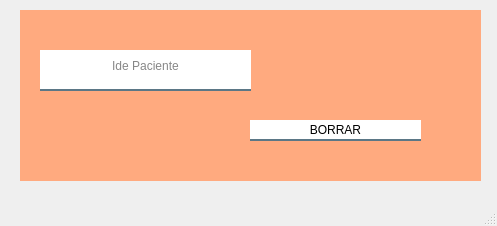
<?xml version="1.0" encoding="UTF-8"?>
<ui version="4.0">
 <class>MainWindow</class>
 <widget class="QMainWindow" name="MainWindow">
  <property name="geometry">
   <rect>
    <x>0</x>
    <y>0</y>
    <width>497</width>
    <height>226</height>
   </rect>
  </property>
  <property name="windowTitle">
   <string>MainWindow</string>
  </property>
  <widget class="QWidget" name="centralwidget">
   <widget class="QWidget" name="widget" native="true">
    <property name="geometry">
     <rect>
      <x>20</x>
      <y>10</y>
      <width>461</width>
      <height>171</height>
     </rect>
    </property>
    <property name="styleSheet">
     <string notr="true">background-color: rgb(255, 170, 127);</string>
    </property>
    <widget class="QLineEdit" name="ide">
     <property name="geometry">
      <rect>
       <x>20</x>
       <y>40</y>
       <width>211</width>
       <height>41</height>
      </rect>
     </property>
     <property name="styleSheet">
      <string notr="true">font: 75 12pt &quot;Times New Roman&quot;;
background-color: rgb(255, 255, 255);
border:none;
border-bottom:2px solid rgba(46,82,101,200);
color:rgba(0,0,0,240);
padding-bottom:7px; </string>
     </property>
     <property name="text">
      <string/>
     </property>
     <property name="alignment">
      <set>Qt::AlignCenter</set>
     </property>
     <property name="placeholderText">
      <string>Ide Paciente</string>
     </property>
    </widget>
    <widget class="QPushButton" name="GUARDAR">
     <property name="geometry">
      <rect>
       <x>230</x>
       <y>110</y>
       <width>171</width>
       <height>21</height>
      </rect>
     </property>
     <property name="layoutDirection">
      <enum>Qt::LeftToRight</enum>
     </property>
     <property name="autoFillBackground">
      <bool>false</bool>
     </property>
     <property name="styleSheet">
      <string notr="true">background-color: rgb(255, 255, 255);
font: 75 12pt &quot;Times New Roman&quot;;
border:none;
border-bottom:2px solid rgba(46,82,101,200);
border-radius: 15px;</string>
     </property>
     <property name="text">
      <string>BORRAR</string>
     </property>
    </widget>
   </widget>
  </widget>
  <widget class="QMenuBar" name="menubar">
   <property name="geometry">
    <rect>
     <x>0</x>
     <y>0</y>
     <width>497</width>
     <height>21</height>
    </rect>
   </property>
  </widget>
  <widget class="QStatusBar" name="statusbar"/>
 </widget>
 <resources/>
 <connections/>
</ui>
